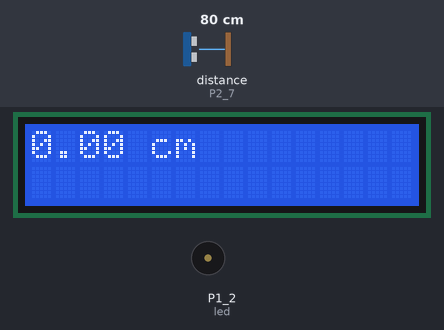
This sketch was run on a simulated TI MSP430 LaunchPad. Parts: 16×2 character LCD, buzzer (waves = sounding). Wiring (inferred from the names in the program): ultrasonic range finder: trigger P1_6; echo P2_7. Inputs (shaded band) come from the test bench; at power-on: distance to the obstacle (sensor on P2_7) 80 cm. The echo pulse lasts 58.3 µs per cm.

Above: at 1.2 s.
1.3 s: distance to the obstacle (sensor on P2_7) set to 18 cm
At 1.9 s:
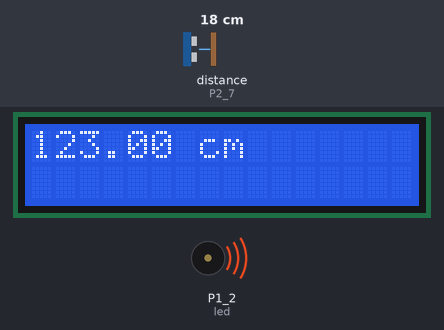
4.3 s: distance to the obstacle (sensor on P2_7) set to 2 cm
At 5.0 s:
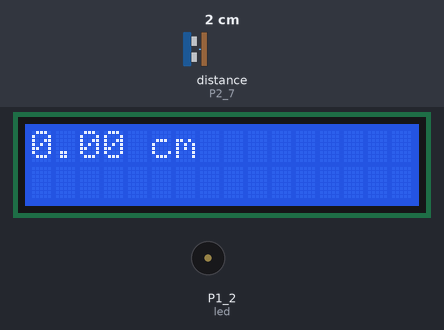
7.3 s: distance to the obstacle (sensor on P2_7) set to 9 cm
At 8.2 s:
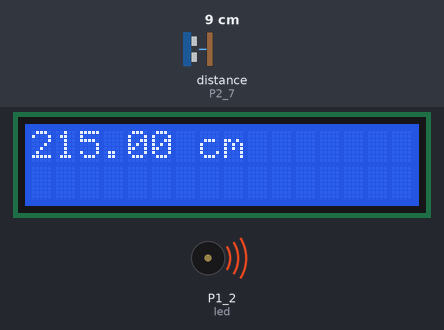
10.3 s: distance to the obstacle (sensor on P2_7) set to 4 cm
At 10.8 s:
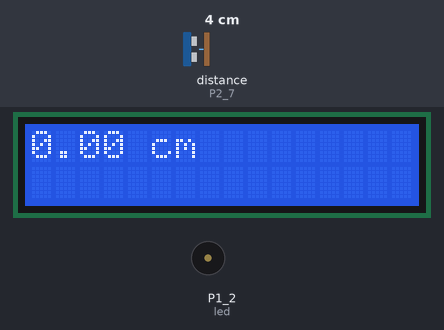
16.3 s: distance to the obstacle (sensor on P2_7) set to 35 cm
19.3 s: distance to the obstacle (sensor on P2_7) set to 120 cm
Timing chart, 0 to 22.3 s (numbered marks = the images above; inputs shaded):
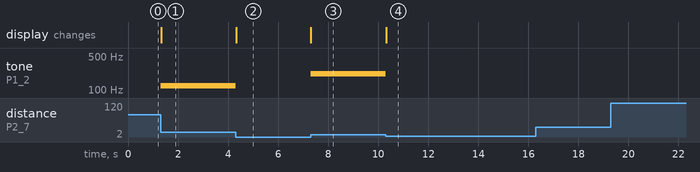

The sketch:

SONAR.ino
```cpp
#include <LiquidCrystal.h>

// initialize the library with the numbers of the interface pins
LiquidCrystal lcd(P2_0, P2_1, P2_2, P2_3, P2_4, P2_5);

#define echoPin P2_7 //echo pin
#define trigPin P1_6 //trig pin
#define led P1_2 //led pin

long duration; //duration for the signal to return
float distance; //distance of the objbect

void setup() {
 lcd.begin(16, 2);
 pinMode(trigPin, OUTPUT); //set trig pin to output
 pinMode(echoPin, INPUT); //set echo pin to input
 pinMode(led, OUTPUT); //set the led to output
 digitalWrite(trigPin, LOW); //intialize the input pin to low
}
void loop() {
 //delay(500); //wait a seconds

 digitalWrite(trigPin, HIGH); //send out a pulse
 delayMicroseconds(10); //wait 10 microseconds
 digitalWrite(trigPin, LOW); //stop sending out the pulse
 duration = pulseIn(echoPin, HIGH); //Determine the pulse width
 distance = duration/57.01; // Calculate the distance to the object

 if(distance > 30) distance = 0; //if we are ata distance > 30 cut off sound
 else if(distance < 5) distance = 0; //same thing only for distances < 5
 else
 {
   distance = map(distance, 5, 30, 255, 0); //map a distance between 5 and 30cm witha value from 0 to 255
 }
 tone(P1_2, distance); //create the tone
 lcd.clear(); //print the distance for debugging
 lcd.setCursor(0, 0);
 lcd.print(distance);
 lcd.print(" cm");

}
```

Measured:
- after the input at 1.3 s, tone on P1_2 (led): silent → 123 Hz at once; the display: changes at once (image 1)
- after the input at 4.3 s, tone on P1_2 (led): 123 Hz → silent at once; the display: changes at once (image 2)
- after the input at 7.3 s, tone on P1_2 (led): silent → 215 Hz at once; the display: changes at once (image 3)
- after the input at 10.3 s, tone on P1_2 (led): 215 Hz → silent at once; the display: changes at once (image 4)
- after the input at 16.3 s, every drawn part: stays the same
- after the input at 19.3 s, every drawn part: stays the same
